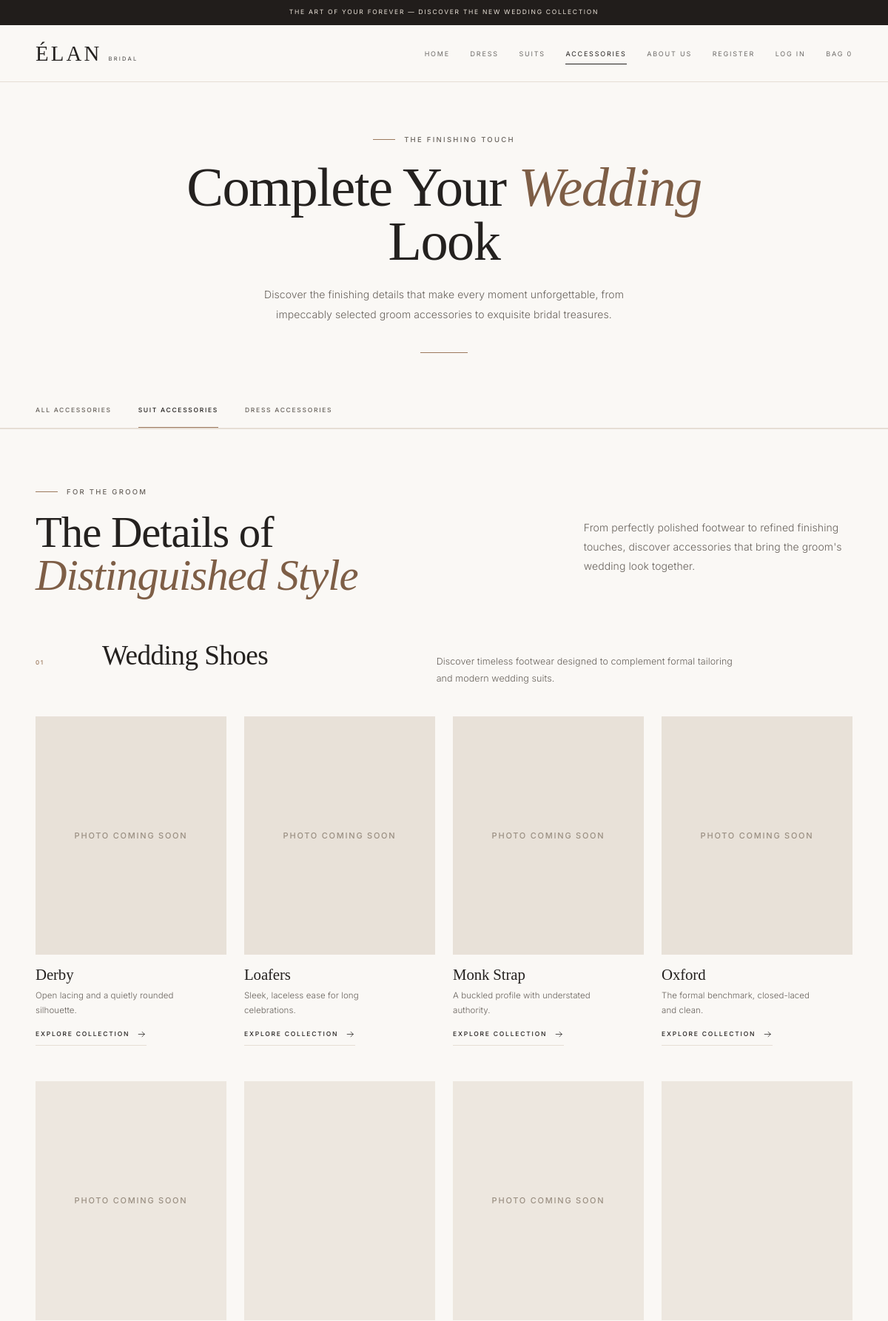
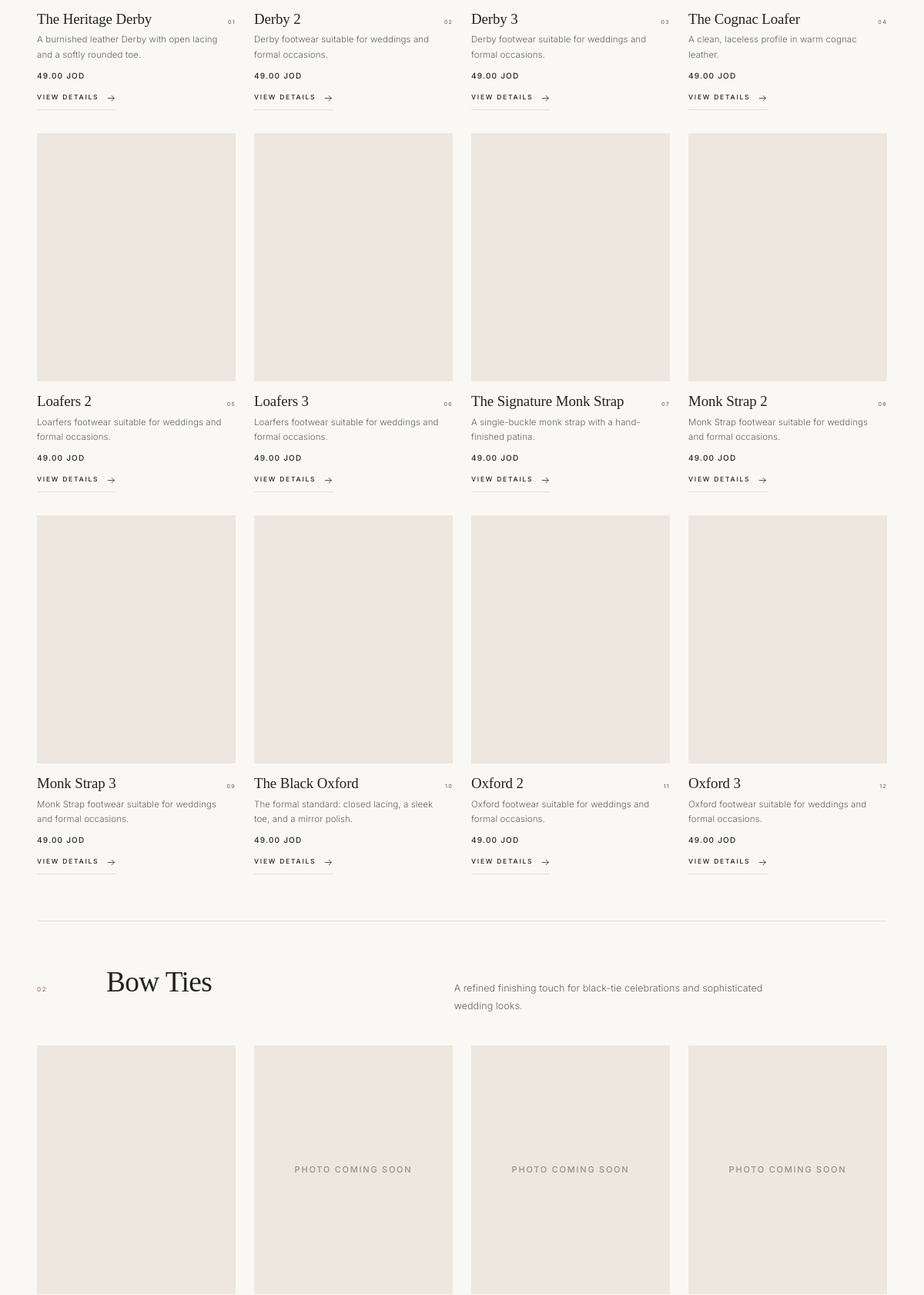
The app's page /public/accessories.php (upper part) with its own data (2 pictures, top to bottom).
### tables this page shows
CREATE TABLE `subcategories` (
  `id` int(11) NOT NULL,
  `name` varchar(100) NOT NULL,
  `category_id` int(11) NOT NULL,
  `description` varchar(255) DEFAULT NULL,
  `image_url` varchar(500) DEFAULT NULL
);

CREATE TABLE `products` (
  `id` int(11) NOT NULL,
  `subcategory_id` int(11) NOT NULL,
  `product_name` varchar(150) NOT NULL,
  `description` text DEFAULT NULL,
  `cost_price` decimal(10,2) NOT NULL DEFAULT 0.00,
  `price` decimal(10,2) NOT NULL,
  `image_url` varchar(500) DEFAULT NULL,
  `stock_quantity` int(11) NOT NULL DEFAULT 0,
  `created_at` timestamp NOT NULL DEFAULT current_timestamp()
);

### app/models/accessories.php (called while the page is built, shortened)
<?php
class Accessories{
    private PDO $db;
     public function __construct(PDO $db){
        $this->db = $db;
     }
     public function getBySubcategories(array $subcategoryIds):array{
     $placeholders=implode(",",array_fill(0,count($subcategoryIds),"?"));
        $sql = "SELECT p.id, p.product_name, p.description, p.price,
                       p.image_url, p.stock_quantity,
                       p.subcategory_id, s.name AS subcategory_name
                FROM products p
                JOIN subcategories s ON s.id = p.subcategory_id
                WHERE p.subcategory_id IN ($placeholders)
                ORDER BY p.subcategory_id, p.id";
        $stmt = $this->db->prepare($sql);
        $stmt->execute($subcategoryIds);
        return $stmt->fetchAll();
     }
    public function getSubcategories(array $subcategoryIds): array
    {
        $subcategoryIds = array_map("intval", $subcategoryIds);
        $placeholders = implode(", ", array_fill(0, count($subcategoryIds), "?"));
        $sql = "SELECT id, name, description, image_url
                FROM subcategories
                WHERE id IN ($placeholders)
                ORDER BY id";
        $stmt = $this->db->prepare($sql);
        $stmt->execute($subcategoryIds);
        return $stmt->fetchAll();
    }
}
?>

### public/accessories.php (the view, shortened to what this page needs)
<?php
require_once __DIR__ . '/../app/models/accessories.php';
$database = new Database();
$db = $database->connect();
$accessoriesModel = new Accessories($db);
$sections = [
    "groom-shoes"    => [15, 16, 17, 18],
    "bow-ties"       => [21],
    "neck-ties"      => [22],
    "cuff-links"     => [26],
    "pocket-squares" => [23],
    "bridal-shoes"   => [19, 20, 24, 25],
    "bridal-jewelry" => [7],
    "bridal-gloves"  => [6],
    "tiaras-crowns"  => [8],
    "bridal-veils"   => [9],
];
$products = [];
foreach ($sections as $sectionId => $subcategoryIds) {
    $products[$sectionId] = $accessoriesModel->getBySubcategories($subcategoryIds);
}
$groomShoeTypes = $accessoriesModel->getSubcategories([15, 16, 17, 18]);
function safe($text)
{
    return htmlspecialchars($text, ENT_QUOTES, "UTF-8");
}
function productImage($imageUrl)
{
    if (file_exists(__DIR__ . "/" . $imageUrl)) {
        return $imageUrl;
    }
    return "";
}
function arrowIcon()
{
    return '<svg class="icon" aria-hidden="true"><use href="#icon-arrow"></use></svg>';
}
function printCategoryCards($shoeTypes, $sectionId)
{
    foreach ($shoeTypes as $type) {
        $image = productImage($type["image_url"]);
        ?>
        <a class="acc-cat-card" href="#<?php echo $sectionId; ?>-products" data-reveal
           aria-label="Explore <?php echo safe($type["name"]); ?>">
            <span class="acc-cat-card__visual">
                <?php if ($image !== "") { ?>
                    <img class="acc-cat-card__image" src="<?php echo safe($image); ?>"
                         alt="<?php echo safe($type["name"]); ?>" loading="lazy" decoding="async">
                <?php } else { ?>
                    <span class="acc-no-photo">Photo coming soon</span>
                <?php } ?>
            </span>
            <span class="acc-cat-card__body">
                <span class="acc-cat-card__name"><?php echo safe($type["name"]); ?></span>
                <span class="acc-cat-card__desc"><?php echo safe($type["description"]); ?></span>
                <span class="text-link text-link--sm acc-cat-card__link">
                    Explore Collection <?php echo arrowIcon(); ?>
                </span>
            </span>
        </a>
        <?php
    }
}
function printProductCards($productList, $sectionId)
{
    $number = 1;
    foreach ($productList as $product) {
        $image = productImage($product["image_url"]);
        $price = number_format($product["price"], 2) . " JOD";
        $dialog = $product["product_name"] . " is part of the Élan Bridal accessories collection. "
                . "Product detail pages are coming soon.";
        ?>
        <article class="acc-product" data-reveal>
            <figure class="acc-product__visual">
                <?php if ($image !== "") { ?>
                    <img class="acc-product__image" src="<?php echo safe($image); ?>"
                         alt="<?php echo safe($product["product_name"]); ?>" loading="lazy" decoding="async">
                <?php } else { ?>
                    <span class="acc-no-photo">Photo coming soon</span>
                <?php } ?>
            </figure>
            <div class="acc-product__body">
                <div class="acc-product__heading">
                    <h4 class="acc-product__name"><?php echo safe($product["product_name"]); ?></h4>
                    <span class="acc-product__index" aria-hidden="true"><?php echo str_pad($number, 2, "0", STR_PAD_LEFT); ?></span>
                </div>
                <p class="acc-product__desc"><?php echo safe($product["description"]); ?></p>
                <p class="acc-product__price"><?php echo $price; ?></p>
                <a class="text-link text-link--sm acc-product__link"
                   href="#<?php echo $sectionId; ?>"
                   data-placeholder="<?php echo safe($product["product_name"]); ?>"
                   data-dialog="<?php echo safe($dialog); ?>"
                   data-dialog-cta="Keep exploring"
                   data-dialog-target="#<?php echo $sectionId; ?>">
                    View details <?php echo arrowIcon(); ?>
                </a>
            </div>
        </article>
        <?php
        $number++;
    }
}
?>
<!DOCTYPE html>
<html lang="en">
<head>
  <link rel="stylesheet" href="assets/css/style.css">
  <link rel="stylesheet" href="assets/css/accessories.css?v=<?php echo filemtime(__DIR__ . '/assets/css/accessories.css'); ?>">
</head>
<body>
  <header class="site-header site-header--solid" id="site-header">
    <section class="announcement" aria-label="Announcement">
      <p class="announcement__text">
        <span class="announcement__long">The Art of Your Forever &mdash; Discover the New Wedding Collection</span>
      </p>
    </section>
    <div class="navbar">
      <div class="navbar__inner container">
        <a class="brand" href="index.php" aria-label="Élan Bridal — home">
          <span class="brand__primary">Élan</span>
          <span class="brand__secondary">Bridal</span>
        </a>
        <nav class="primary-nav" aria-label="Primary">
          <ul class="primary-nav__list">
            <li><a class="primary-nav__link" href="index.php">Home</a></li>
            <li><a class="primary-nav__link" href="dresses.php">Dress</a></li>
            <li><a class="primary-nav__link" href="suits.php">Suits</a></li>
            <li><a class="primary-nav__link is-active" href="accessories.php" aria-current="page">Accessories</a></li>
            <li><a class="primary-nav__link" href="index.php#about">About Us</a></li>
            <li><a class="primary-nav__link" href="register.php">Register</a></li>
            <li><a class="primary-nav__link" href="login.php">Log In</a></li>
            <li><a class="primary-nav__link" href="cart.php">Bag <span data-cart-count>0</span></a></li>
          </ul>
        </nav>
      </div>
    </div>
  </header>
  <main id="main" class="collection-main acc-main" tabindex="-1">
    <section class="acc-intro" id="accessories" aria-labelledby="accessories-title">
      <div class="container acc-intro__inner">
        <p class="eyebrow">
          <span class="eyebrow__line" aria-hidden="true"></span>
          The Finishing Touch
        </p>
        <h1 class="acc-intro__title" id="accessories-title">Complete Your <em>Wedding</em> Look</h1>
        <p class="acc-intro__text">Discover the finishing details that make every moment unforgettable, from impeccably selected groom accessories to exquisite bridal treasures.</p>
        <span class="acc-intro__rule" aria-hidden="true"></span>
      </div>
    </section>
    <nav class="collection-nav acc-nav" aria-label="Accessory categories">
      <div class="container collection-nav__inner">
        <ul class="collection-nav__list">
          <li><a class="collection-nav__link is-active" href="#accessories" aria-current="location">All Accessories</a></li>
          <li><a class="collection-nav__link" href="#suit-accessories">Suit Accessories</a></li>
          <li><a class="collection-nav__link" href="#dress-accessories">Dress Accessories</a></li>
        </ul>
      </div>
    </nav>
    <div class="acc-collection">
      <section class="acc-section acc-section--suit" id="suit-accessories" aria-labelledby="suit-accessories-title">
        <div class="container">
          <div class="section-head acc-section-head" data-reveal>
            <div class="section-head__intro">
              <p class="eyebrow"><span class="eyebrow__line" aria-hidden="true"></span>For the Groom</p>
              <h2 class="section-title" id="suit-accessories-title">The Details of <em>Distinguished Style</em></h2>
            </div>
            <div class="section-head__aside">
              <p class="section-head__text">From perfectly polished footwear to refined finishing touches, discover accessories that bring the groom's wedding look together.</p>
            </div>
          </div>
          <article class="acc-block" id="groom-shoes" aria-labelledby="groom-shoes-title">
            <header class="acc-block__head" data-reveal>
              <p class="acc-block__index" aria-hidden="true">01</p>
              <h3 class="acc-block__title" id="groom-shoes-title">Wedding Shoes</h3>
              <p class="acc-block__text">Discover timeless footwear designed to complement formal tailoring and modern wedding suits.</p>
            </header>
            <div class="acc-cat-grid">
              <?php printCategoryCards($groomShoeTypes, "groom-shoes"); ?>
            </div>
            <div class="acc-products" id="groom-shoes-products">
              <?php printProductCards($products["groom-shoes"], "groom-shoes"); ?>
            </div>
          </article>
          <article class="acc-block" id="bow-ties" aria-labelledby="bow-ties-title">
            <header class="acc-block__head" data-reveal>
              <p class="acc-block__index" aria-hidden="true">02</p>
              <h3 class="acc-block__title" id="bow-ties-title">Bow Ties</h3>
              <p class="acc-block__text">A refined finishing touch for black-tie celebrations and sophisticated wedding looks.</p>
            </header>
            <div class="acc-products" id="bow-ties-products">
            </div>
          </article>
        </div>
      </section>
    </div>
  </main>
</body>
</html>

### public/assets/css/accessories.css (style rules this page uses)
.acc-no-photo { position: absolute; inset: 0; display: flex; align-items: center; justify-content: center; color: #9a8f82; font-size: 11px; font-weight: 500; letter-spacing: 0.16em; text-transform: uppercase; }

### records on screen
subcategories: shows "PHOTO COMING SOON", name "Derby", description "Open lacing and a quietly rounded silhouette."
subcategories: shows "PHOTO COMING SOON", name "Loafers", description "Sleek, laceless ease for long celebrations."
subcategories: shows "PHOTO COMING SOON", name "Monk Strap", description "A buckled profile with understated authority."
subcategories: shows "PHOTO COMING SOON", name "Oxford", description "The formal benchmark, closed-laced and clean."
products: shows "PHOTO COMING SOON", product_name "The Heritage Derby", number "01", description "A burnished leather Derby with open lacing and a softly rounded toe.", price "49.00 JOD"
products: image_url (picture), product_name "Derby 2", number "02", description "Derby footwear suitable for weddings and formal occasions.", price "49.00 JOD"
products: shows "PHOTO COMING SOON", product_name "Derby 3", number "03", description "Derby footwear suitable for weddings and formal occasions.", price "49.00 JOD"
products: image_url (picture), product_name "The Cognac Loafer", number "04", description "A clean, laceless profile in warm cognac leather.", price "49.00 JOD"
products: image_url (picture), product_name "Loafers 2", number "05", description "Loarfers footwear suitable for weddings and formal occasions.", price "49.00 JOD"
products: image_url (picture), product_name "Loafers 3", number "06", description "Loarfers footwear suitable for weddings and formal occasions.", price "49.00 JOD"
products: image_url (picture), product_name "The Signature Monk Strap", number "07", description "A single-buckle monk strap with a hand-finished patina.", price "49.00 JOD"
products: image_url (picture), product_name "Monk Strap 2", number "08", description "Monk Strap footwear suitable for weddings and formal occasions.", price "49.00 JOD"
products: image_url (picture), product_name "Monk Strap 3", number "09", description "Monk Strap footwear suitable for weddings and formal occasions.", price "49.00 JOD"
products: image_url (picture), product_name "The Black Oxford", number "10", description "The formal standard: closed lacing, a sleek toe, and a mirror polish.", price "49.00 JOD"
products: image_url (picture), product_name "Oxford 2", number "11", description "Oxford footwear suitable for weddings and formal occasions.", price "49.00 JOD"
products: image_url (picture), product_name "Oxford 3", number "12", description "Oxford footwear suitable for weddings and formal occasions.", price "49.00 JOD"
products: image_url (picture)
products: shows "PHOTO COMING SOON"
products: shows "PHOTO COMING SOON"
products: shows "PHOTO COMING SOON"
